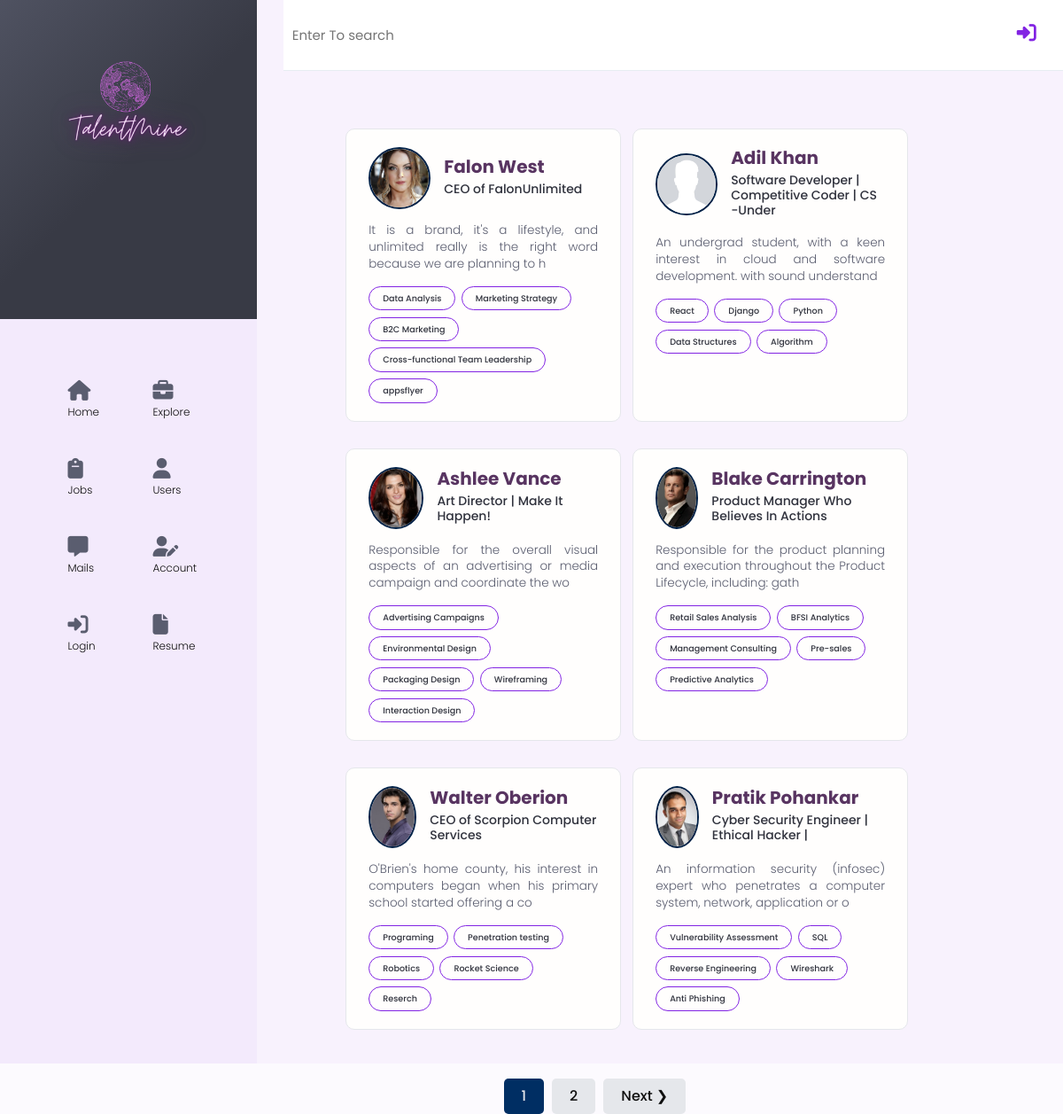
/users/, run on the app's committed database.
### users/models.py (models this page shows, shortened)
class Profile(models.Model):
    user = models.OneToOneField(User,on_delete=models.CASCADE,null=True,blank=True)
    name = models.CharField(max_length = 100,blank=True,null=True)
    email = models.EmailField(max_length=100,blank=True,null=True)
    username  = models.CharField(max_length = 100,blank=True,null=True)
    location = models.CharField(max_length = 500,blank=True,null=True)
    short_intro  = models.CharField(max_length = 180,blank=True,null=True)
    bio = models.TextField(blank=True,null=True)
    profile_image = models.ImageField(null=True,blank=True,upload_to = 'profiles/',default ="profiles/avatar.jpeg" )
    social_github =  models.CharField(max_length = 5000,blank=True,null=True)
    social_twitter =  models.CharField(max_length = 5000,blank=True,null=True)
    social_linkedin =  models.CharField(max_length = 5000,blank=True,null=True)
    social_website =  models.CharField(max_length = 5000,blank=True,null=True)
    created = models.DateTimeField(auto_now_add=True)
    id = models.UUIDField(default = uuid.uuid4, unique=True,primary_key=True,editable=False)
    class Meta:
        ordering = ['created']
    @property
    def imageUrl(self):
        try:
            url = self.profile_image.url
        except:
            url = ''
        return url

class Skill(models.Model):
    owner = models.ForeignKey(Profile,on_delete = models.CASCADE,null=True)
    name = models.CharField(max_length = 100,blank=True,null=True)
    description = models.TextField(blank=True,null=True)
    created = models.DateTimeField(auto_now_add=True)
    id = models.UUIDField(default = uuid.uuid4, unique=True,primary_key=True,editable=False)
    def __str__(self):
        return str(self.name)

### users/views.py (the view)
# urls.py: path('',views.profiles,name='profiles'),
def profiles(request):
    profiles,search_query = searchProfiles(request)
    custom_range,profiles = paginateProfiles(request,profiles,6)
    context = {'profiles':profiles,'search_query':search_query,'custom_range':custom_range}
    return render(request,'users/profiles.html',context)

### users/utils.py (called while the page is built)
def searchProfiles(request):
    search_query = ''
    if request.GET.get('search_query'):
        search_query = request.GET.get('search_query')
    skills = Skill.objects.filter(name__icontains = search_query)
    profiles = Profile.objects.distinct().filter(Q(name__icontains=search_query) |Q(short_intro__icontains=search_query) |Q(skill__in=skills))
    return profiles,search_query

def paginateProfiles(request,profiles,results):
    page = request.GET.get('page')
    paginator = Paginator(profiles,results)
    try:
        profiles = paginator.page(page)
    except PageNotAnInteger:
        page = 1
        profiles = paginator.page(page)
    except EmptyPage:
        page = paginator.num_pages
        profiles = paginator.page(page)
    leftIndex = max(int(page)-1,1)
    rightIndex = min(int(page)+2,paginator.num_pages+1)
    custom_range = range(leftIndex,rightIndex)
    return custom_range,profiles

### users/templates/users/profiles.html
{%extends 'main.html'%}
{%block content%}
{%load static%}
<div class="row" style="display:flex;height:1200px;background-color:rgba(130,36,227,0.035)!important;">
    <div class="col" style="flex:26%;height:100%" id="left-col">
        <div class="top-content" style="height:30%;background-color:#383a45;background-image: linear-gradient(135deg, #4f5261 0%, #383a45 50%);">
            <a href="/">
                <img style="left: auto;right: auto;display:block; " src="{% static 'images/logo_glow.png'%}" alt="TalentMine" />
            </a>
        </div>
        <div class="bottom-content" style="height:70%;background-color:rgba(130,36,227,0.04)!important;-webkit-box-flex: 1;">
            <div class="grid grid--two">
                <div class="icon_container">
                    <li class="icon_li">
                        <a href="/" class="icon_fin" >
                            <i class="fa-solid fa-house" ></i>
                            <span class="below_icon">Home</span>
                        </a>
                        <a href="/project" class="icon_fin">
                            <i class="fa-solid fa-briefcase"></i>
                            <span class="below_icon">Explore</span>
                        </a>
                        <a href="/jobs" class="icon_fin">
                            <i class="fa-solid fa-clipboard"></i>
                            <span class="below_icon">Jobs</span>
                        </a>
                        <a href="/users" class="icon_fin">
                            <i class="fa-solid fa-user"></i>
                            <span class="below_icon">Users</span>
                        </a>
                    </li>
                    <li class="icon_li">
                        <a href="/users/inbox" class="icon_fin">
                            <i class="fa-solid fa-message"></i>
                            <span class="below_icon">Mails</span>
                        </a>
                        <a href="/users/account/" class="icon_fin">
                            <i class="fa-solid fa-user-pen"></i>
                            <span class="below_icon">Account</span>
                        </a>
                        <a href="/users/login" class="icon_fin">
                            <i class="fa-solid fa-right-to-bracket"></i>
                            <span class="below_icon">Login</span>
                        </a>
                        <a href="/resume" class="icon_fin">
                            <i class="fa-solid fa-file"></i>
                            <span class="below_icon">Resume</span>
                        </a>
                    </li>
                </div>
            </div>
        </div>
    </div>
    <div class="col" style="flex:74%;" id="right-col">
        <main class="home" id="users-page">
            <div class="top_users">
                <div class="search_users">
                    <div class="search_container">
                        <form id="searchForm" class="formSearch" action="{% url 'profiles'%}" method="get">
                          <div class="form__field" style="width:100%;">
                            <input class="input--box" id="formInput#search" type="text" name="search_query"
                              value = "{{search_query}}" placeholder="Enter To search" />
                          </div>
                        </form>
                        <div class="" style="float:right!important;">
                            {%if request.user.is_authenticated%}
                            <a href="{%url 'logout'%}"  class="nav_links" >
                                <i class="fa-solid fa-arrow-right-from-bracket" style="font-size:2.2rem;color:#8224e3!important;margin-right:35px;"></i>
                            </a>
                            <a href="{%url 'account'%}"  class="nav_links" >
                                <i class="fa-regular fa-user" style="font-size:2.2rem;color:#8224e3;margin-right:35px;"></i>
                            </a>
                            <a href="{%url 'inbox'%}"  class="nav_links" >
                                <i class="fa-regular fa-message" style="font-size:2.2rem;color:#8224e3;margin-right:35px;"></i>
                            </a>
                            {%else%}
                                <a href="{%url 'login'%}"  class="nav_links" >
                                    <i class="fa-solid fa-right-to-bracket" style="font-size:2.2rem;color:#8224e3;padding-right:50px!important;"></i>
                                </a>
                            {%endif%}
                        </div>
                    </div>
                </div>
                <section class="devlist" >
                      <div class="container" style="padding:0!important;margin:0!important">
                        <div class="grid grid--two" style="padding-left:10%;">
                            {%for profile in profiles%}
                            <div class="column card">
                                  <div class="dev">
                                    <a href="{%url 'user-profile' profile.id%}" class="card__body" style="text-decoration:none!important">
                                      <div class="dev__profile">
                                        <img class="avatar avatar--md" src="{{profile.imageUrl}}" alt="image" />
                                        <div class="dev__meta">
                                          <h3 style="color:#583461" >{{profile.name}}</h3>
                                          <h5  style="color:#30323d" >{{profile.short_intro|slice:'50'}}</h5>
                                        </div>
                                      </div>
                                      <p class="dev__info" style="color:#5a5d6f">
                                        {{profile.bio|slice:"100"}}
                                      </p>
                                      <div class="dev__skills">
                                      {%for skill in profile.skill_set.all|slice:"5"%}
                                        <span class="tag tag--pill tag--main" style="border:0.4px solid #8224e3;background:none;">
                                          <small style="background:none;color:#30323d">{{skill}}</small>
                                        </span>
                                        {%endfor%}
                                      </div>
                                    </a>
                                  </div>
                            </div>
                            {%endfor%}
                        </div>
                        {%include 'pagination.html' with queryset=profiles custom_range=custom_range%}
                      </div>
                </section>
            </div>
        </main>
    </div>
</div>
{%endblock content%}

### static/styles/main.css (style rules this page uses)
.top_users { height: 80px; display: block; box-sizing: border-box; }
.search_container { height: 80px; width: 75%; background: #fff; border-bottom: 1px solid #e7edf2; flex-flow: row nowrap; -webkit-box-pack: start; justify-content: flex-start; padding-top: 0; padding-bottom: 0; transition: all .5s .1s; position: fixed; top: 0; z-index: 1130; display: flex; flex-wrap: wrap; flex-direction: row; align-content: space-around; align-items: center; justify-content: space-between; }
.formSearch { width: 40%; -webkit-box-pack: initial; justify-content: initial; flex-wrap: nowrap; display: flex; align-items: center; }
.input--box { width: 100%; background: none; width: 100%; border: none; padding-left: 1.25rem; display: block; height: 2.5rem; padding: 0.375rem 1rem; border-radius: 1.25rem; outline: none !important; line-height: 26px; }
.icon_li { list-style: none; display: flex; flex-direction: row; flex-wrap: wrap; width: 100%; }
.icon_fin { margin-right: 2%; display: inline-block; margin-bottom: 4.5rem; position: relative; display: flex; flex-direction: row; padding: 1rem 0.25rem; text-decoration: none; transition: .5s; background-color: transparent; cursor: pointer; flex-basis: 48%; color: #5a5d6f; position:relative; text-align: center; }
.below_icon { display:block; position:absolute; bottom:-12px; font-size:1.2rem; }
.icon_container { text-align: center; margin: auto; width: 80%; padding-left: 15%; font-size: 2.3rem; padding-top: 20%; }
.nav_links { float: right; }

### static/styles/app.css (style rules this page uses)
:root { --color-sub: #2d2d3; }
.card { border: 1px solid var(--color-light); }
img { width: 100%; }
.devlist { margin-top: 14rem; }
.devlist .grid { align-items: stretch; }
.devlist .dev .dev__profile { display: flex; align-items: center; gap: 1.5rem; }
.devlist .dev .dev__meta h3 { color: var(--color-sub); font-size: 2rem; font-weight: 700; }
.devlist .dev .dev__meta h5 { color: var(--color-text); font-size: 1.4rem; font-weight: 500; }
.devlist .dev .dev__info { margin: 1.5rem 0; font-size: 1.35rem; line-height: 1.4; text-align: justify; }

### static/uikit/styles/modules/_variables.css (style rules this page uses)
:root { --color-main: #002147; --color-main-light: #e6faff; --color-sub: #002e63; --color-sub-light: #002e63; --color-sub-lighter: #e1e1f7; --color-text: rgb(15, 15, 15); --color-gray: #8b8b8b; --color-light: #e5e7eb; --color-light-gray: #767676; --color-bg: #f8fafd; --color-white: #fffefd; --color-white-light: #f3f3f3; --color-success: #359e64; --color-success-bg: #def8e8; --color-error: #fc4b0b; --color-error-bg: #fff2ee; --font-base: 'Poppins', arial, helvetica, 'Segoe UI', roboto, ubuntu, sans-serif; --font-monospace: 'Fira Code', 'Courier New', courier, monospace; --font-regular: 300; --font-medium: 500; --font-bold: 700; --generic-shadow: 1px 1px 5px #00000010; --generic-transition: all 0.3s ease-in-out; --border-radius:2rem; --card-border-radius:1rem; --btn-padding:0.6rem 2rem; --search-padding: 0.6rem 1rem; --card-padding: 1rem; }

### static/uikit/styles/modules/_base.css (style rules this page uses)
* { margin: 0; padding: 0; box-sizing: border-box; text-rendering: optimizeLegibility; color: inherit; font-size: inherit; }
html { font-size: 50%; }
@media only screen and (min-width: 480px) { html { font-size: 56.25%; } }
@media only screen and (min-width: 1200px) { html { font-size: 62.5%; } }
body { line-height: 1.6; font-weight: 400; font-size: 1.5rem; color: var(--color-text); background-color: var(--color-bg); min-height: 100vh; }

### static/uikit/styles/modules/_typography.css (style rules this page uses)
* { font-family: var(--font-base); }
h3 { font-size: 3.2rem; font-weight: var(--font-medium); }
h5 { font-size: 2.4rem; font-weight: var(--font-medium); }
h5, h6 { font-weight: var(--font-regular); }
p, span, strong { font-size: 1.6rem; color: var(--color-text); font-weight: var(--font-regular); }
a { padding-bottom: 2px; text-decoration: none; display: inline-block; color: var(--color-main); font-weight: var(--font-medium); }

### static/uikit/styles/modules/_utilities.css (style rules this page uses)
.container { width: 92%; max-width: 165rem; margin: 0 auto; box-sizing: border-box; }
@media screen and (min-width: 1000px) { .container { width: 90%; } }
@media screen and (min-width: 1200px) { .container { width: 80%; } }

### static/uikit/styles/modules/_avatar.css (style rules this page uses)
.avatar { border-radius: 50%; border: 2px solid var(--color-main); object-fit: cover; }
.avatar--md { height: 7rem; width: 7rem; }

### static/uikit/styles/modules/_card.css (style rules this page uses)
.card { border-radius: 1rem; background-color: var(--color-white); border: 1.5px solid var(--color-light); width: auto; height: auto; margin-top: 0.5rem; margin-bottom: 0.5rem; overflow: hidden; }
.card__body, .card__header { padding: 2rem 2.5rem; }

### static/uikit/styles/modules/_form.css (style rules this page uses)
.form__field { margin-top: 1.5rem; margin-bottom: 1.5rem; }

### data on the page
Profile: imageUrl (picture), name "Falon West", short_intro "CEO of FalonUnlimited", bio "It is a brand, it's a lifestyle, and unlimited really is the right word because we are planning to h"
Skill: name "Data Analysis"
Skill: name "Marketing Strategy"
Skill: name "B2C Marketing"
Skill: name "Cross-functional Team Leadership"
Skill: name "appsflyer"
Profile: imageUrl (picture), name "Adil Khan", short_intro "Software Developer | Competitive Coder | CS -Under", bio "An undergrad student, with a keen interest in cloud and software development. with sound understand"
Skill: name "React"
Skill: name "Django"
Skill: name "Python"
Skill: name "Data Structures"
Skill: name "Algorithm"
Profile: imageUrl (picture), name "Ashlee Vance", short_intro "Art Director | Make It Happen!", bio "Responsible for the overall visual aspects of an advertising or media campaign and coordinate the wo"
Skill: name "Advertising Campaigns"
Skill: name "Environmental Design"
Skill: name "Packaging Design"
Skill: name "Wireframing"
Skill: name "Interaction Design"
Profile: imageUrl (picture), name "Blake Carrington", short_intro "Product Manager Who Believes In Actions", bio "Responsible for the product planning and execution throughout the Product Lifecycle, including: gath"
Skill: name "Retail Sales Analysis"
Skill: name "BFSI Analytics"
Skill: name "Management Consulting"
Skill: name "Pre-sales"
Skill: name "Predictive Analytics"
Profile: imageUrl (picture), name "Walter Oberion", short_intro "CEO of Scorpion Computer Services", bio "O'Brien's home county, his interest in computers began when his primary school started offering a co"
Skill: name "Programing"
Skill: name "Penetration testing"
Skill: name "Robotics"
Skill: name "Rocket Science"
Skill: name "Reserch"
Profile: imageUrl (picture), name "Pratik Pohankar", short_intro "Cyber Security Engineer | Ethical Hacker |", bio "An information security (infosec) expert who penetrates a computer system, network, application or o"
Skill: name "Vulnerability Assessment"
Skill: name "SQL"
Skill: name "Reverse Engineering"
Skill: name "Wireshark"
Skill: name "Anti Phishing"

### other printed values
{{ page }} "1"
{{ page }} "2"
